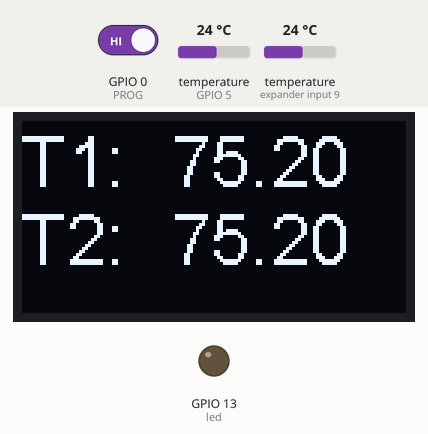
This sketch was run on a simulated ESP8266 (NodeMCU). Shown: 128×64 one-colour display, output pins drawn as LEDs (lit = HIGH). The inputs (shaded band) are chosen by the test bench; at power-on: GPIO 0 (PROG) HIGH, temperature (sensors on GPIO 5, expander input 9) 24 °C. What the sketch prints to the serial monitor is not drawn.

Above: at 3.1 s.
3.2 s: GPIO 0 (PROG) driven LOW
At 3.9 s:
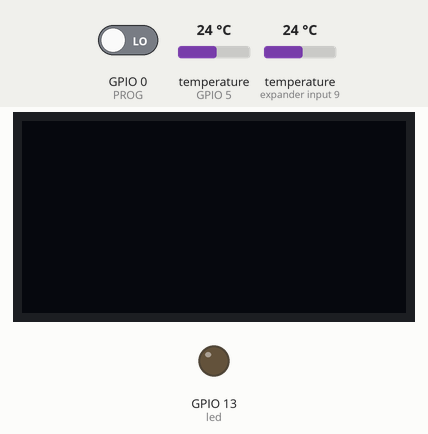
7.5 s: temperature (sensor on GPIO 5) set to 12 °C
At 9.9 s:
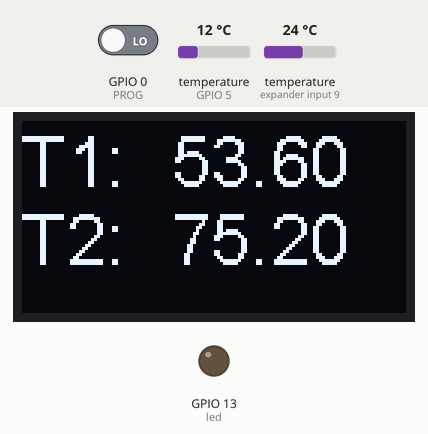
11.6 s: temperature (sensor on expander input 9) set to 12 °C
At 14.2 s:
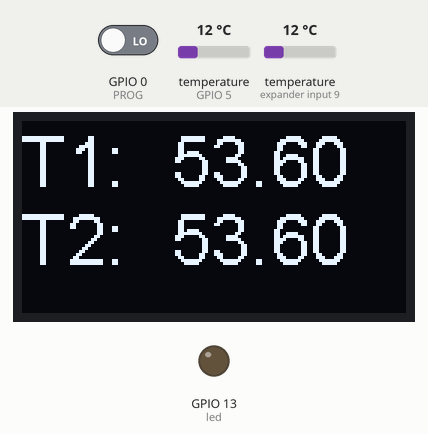
15.9 s: temperature (sensor on GPIO 5) set to 19 °C
At 18.6 s:
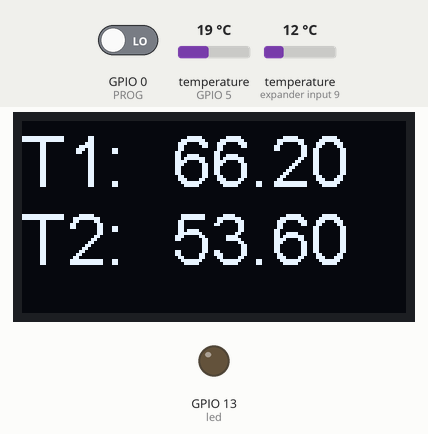
20.2 s: temperature (sensor on expander input 9) set to 19 °C
At 23.0 s:
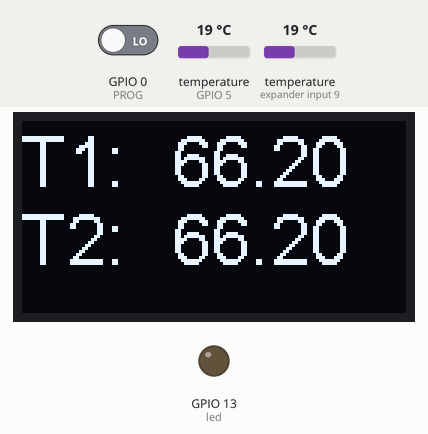
24.5 s: temperature (sensor on GPIO 5) set to 28 °C
At 27.3 s:
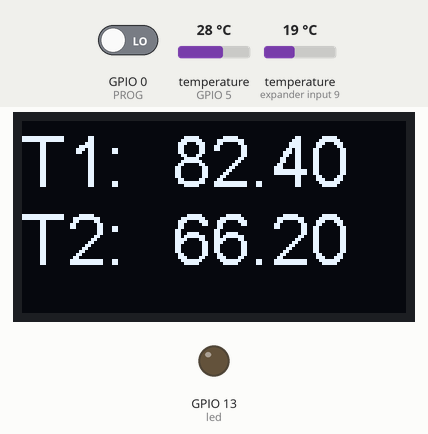
Timing chart, 0 to 28.8 s (numbered marks = the images above; inputs shaded):
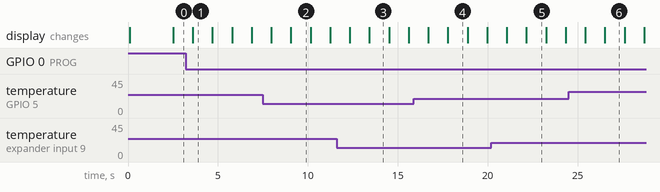

The sketch:

ESP32_Temp_AIO.ino
```cpp
// Built on heltec ESP32 kit samples

#include "SSD1306.h" // alias for `#include "SSD1306Wire.h"`
#include <OneWire.h>
#include <DallasTemperature.h>

#include "config.h"
#include <Adafruit_Sensor.h>
// set up the 'temperature' and 'humidity' feeds
AdafruitIO_Feed *hottubairtemp = io.feed("hottubairtemp");
AdafruitIO_Feed *hottubwatertemp = io.feed("hottubwatertemp");

const int led = 13;
#define ONE_WIRE_BUS 5

//OLED pins to ESP32 GPIOs via this connecthin:
//OLED_SDA -- GPIO4
//OLED_SCL -- GPIO15
//OLED_RST -- GPIO16

#define SDA    4
#define SCL   15
#define RST   16 //RST must be set by software

#define PROG 0

SSD1306  display(0x3c, SDA, SCL, RST);
OneWire oneWire(ONE_WIRE_BUS);
DallasTemperature sensors(&oneWire);


float t_c;
float t_f;
float h;
float dp_f;
String tempStr;
String humidityStr;
String dewpointStr;
String tupleString;

void setup() {
  pinMode(PROG,INPUT);
  pinMode(led, OUTPUT);
  digitalWrite(led, 0);
  pinMode(RST,OUTPUT);
  delay(50);

  Serial.begin(115200);

  // Initialising the UI will init the display too.
  display.init();

  display.flipScreenVertically();
  display.setFont(ArialMT_Plain_10);

  Serial.println("SHT31 test");
  sensors.begin();

  // connect to io.adafruit.com
  Serial.print("Connecting to Adafruit IO");
  io.connect();

  // wait for a connection
  while(io.status() < AIO_CONNECTED) {
    Serial.println(io.statusText());
    display.clear();
    display.drawString(0, 0, io.statusText());
    display.display();
    delay(500);
  }

  // we are connected
  Serial.println();
  Serial.println(io.statusText());
}

#define VALUE_MARGIN 50

void drawVals(String temp1, String temp2) {
    // Font Demo1
    // create more fonts at http://oleddisplay.squix.ch/

    //Serial.println("Updating display");
    display.clear();
    display.setFont(ArialMT_Plain_24);

    display.setTextAlignment(TEXT_ALIGN_LEFT);
    display.drawString(0, 0, "T1:");
    //display.setTextAlignment(TEXT_ALIGN_RIGHT);
    display.drawString(VALUE_MARGIN, 0, temp1);

    //display.setTextAlignment(TEXT_ALIGN_LEFT);
    display.drawString(0, 26, "T2:");
    //display.setTextAlignment(TEXT_ALIGN_RIGHT);
    display.drawString(VALUE_MARGIN, 26, temp2);

    display.display();
}

bool display_en = true;

unsigned long last_run = 0;
bool time_to_update() {
  bool gt_1s = false;
  if (millis()-last_run > 1000) {
    gt_1s = true;
    last_run = millis();
  }
  return gt_1s;
}

unsigned long last_AIO_post = 0;
bool time_to_AIO_post() {
  bool gt_1m = false;
  if (millis()-last_AIO_post > 60000) {
    gt_1m = true;
    last_AIO_post = millis();
  }
  return gt_1m;
}

void loop() {
  io.run();

  if(time_to_update()){
    sensors.requestTemperatures(); // Send the command to get temperatures

    float temp1 = sensors.getTempFByIndex(0);
    float temp2 = sensors.getTempFByIndex(1);
    if(temp1 != DEVICE_DISCONNECTED_F)
    {
      Serial.print("Temp1: ");
      Serial.println(temp1);
    }
    else
    {
      Serial.println("Error: Could not read temp1");
    }
    if(temp2 != DEVICE_DISCONNECTED_F)
    {
      Serial.print("Temp2: ");
      Serial.println(temp2);
    }
    else
    {
      Serial.println("Error: Could not read temp2");
    }
    if( (temp1 != DEVICE_DISCONNECTED_F) && (temp2 != DEVICE_DISCONNECTED_F)) {
      if (time_to_AIO_post()) {
        hottubairtemp->save(temp1);
        hottubwatertemp->save(temp2);
        Serial.println("Posted to AIO");
      }
    }
    if(digitalRead(PROG) == LOW){
      display_en = !display_en;
    }
    if(display_en){
      drawVals(String(temp1) , String(temp2));
    }else{
      display.clear();
      display.display();
    }
  }
}
```

config_example.h
```cpp
/************************ Adafruit IO Config *******************************/

// visit io.adafruit.com if you need to create an account,
// or if you need your Adafruit IO key.
#define IO_USERNAME   "USERNAME"
#define IO_KEY        "API_KEY"

/******************************* WIFI **************************************/

// the AdafruitIO_WiFi client will work with the following boards:
//   - HUZZAH ESP8266 Breakout -> https://www.adafruit.com/products/2471
//   - Feather HUZZAH ESP8266 -> https://www.adafruit.com/products/2821
//   - Feather HUZZAH ESP32 -> https://www.adafruit.com/product/3405
//   - Feather M0 WiFi -> https://www.adafruit.com/products/3010
//   - Feather WICED -> https://www.adafruit.com/products/3056
//   - Adafruit PyPortal -> https://www.adafruit.com/product/4116
//   - Adafruit Metro M4 Express AirLift Lite -> https://www.adafruit.com/product/4000
//   - Adafruit AirLift Breakout -> https://www.adafruit.com/product/4201

#define WIFI_SSID   "YOUR_SSID"
#define WIFI_PASS   "YOUR_WIFI_PASS"

// uncomment the following line if you are using airlift
// #define USE_AIRLIFT

// uncomment the following line if you are using winc1500
// #define USE_WINC1500

// comment out the following lines if you are using fona or ethernet
#include "AdafruitIO_WiFi.h"

#if defined(USE_AIRLIFT) || defined(ADAFRUIT_METRO_M4_AIRLIFT_LITE)
  // Configure the pins used for the ESP32 connection
  #if !defined(SPIWIFI_SS) // if the wifi definition isnt in the board variant
    // Don't change the names of these #define's! they match the variant ones
    #define SPIWIFI SPI
    #define SPIWIFI_SS 10  // Chip select pin
    #define SPIWIFI_ACK 9  // a.k.a BUSY or READY pin
    #define ESP32_RESETN 6 // Reset pin
    #define ESP32_GPIO0 -1 // Not connected
  #endif
  AdafruitIO_WiFi io(IO_USERNAME, IO_KEY, WIFI_SSID, WIFI_PASS, SPIWIFI_SS, SPIWIFI_ACK, ESP32_RESETN, ESP32_GPIO0, &SPIWIFI);
#else
  AdafruitIO_WiFi io(IO_USERNAME, IO_KEY, WIFI_SSID, WIFI_PASS);
#endif
/******************************* FONA **************************************/

// the AdafruitIO_FONA client will work with the following boards:
//   - Feather 32u4 FONA -> https://www.adafruit.com/product/3027

// uncomment the following two lines for 32u4 FONA,
// and comment out the AdafruitIO_WiFi client in the WIFI section
// #include "AdafruitIO_FONA.h"
// AdafruitIO_FONA io(IO_USERNAME, IO_KEY);

/**************************** ETHERNET ************************************/

// the AdafruitIO_Ethernet client will work with the following boards:
//   - Ethernet FeatherWing -> https://www.adafruit.com/products/3201

// uncomment the following two lines for ethernet,
// and comment out the AdafruitIO_WiFi client in the WIFI section
// #include "AdafruitIO_Ethernet.h"
// AdafruitIO_Ethernet io(IO_USERNAME, IO_KEY);
```

Measured:
- after the input at 3.2 s, the display: changes after 0.41 s (image 1)
- after the input at 7.5 s, the display: first differs from a run without the input after 1.6 s (image 2)
- after the input at 11.6 s, the display: first differs from a run without the input after 1.8 s (image 3)
- after the input at 15.9 s, the display: first differs from a run without the input after 1.9 s (image 4)
- after the input at 20.2 s, the display: first differs from a run without the input after 2.0 s (image 5)
- after the input at 24.5 s, the display: first differs from a run without the input after 2.0 s (image 6)
- what the display in image 1 shows lasts 1.1 s, from 3.6 s to 4.7 s
